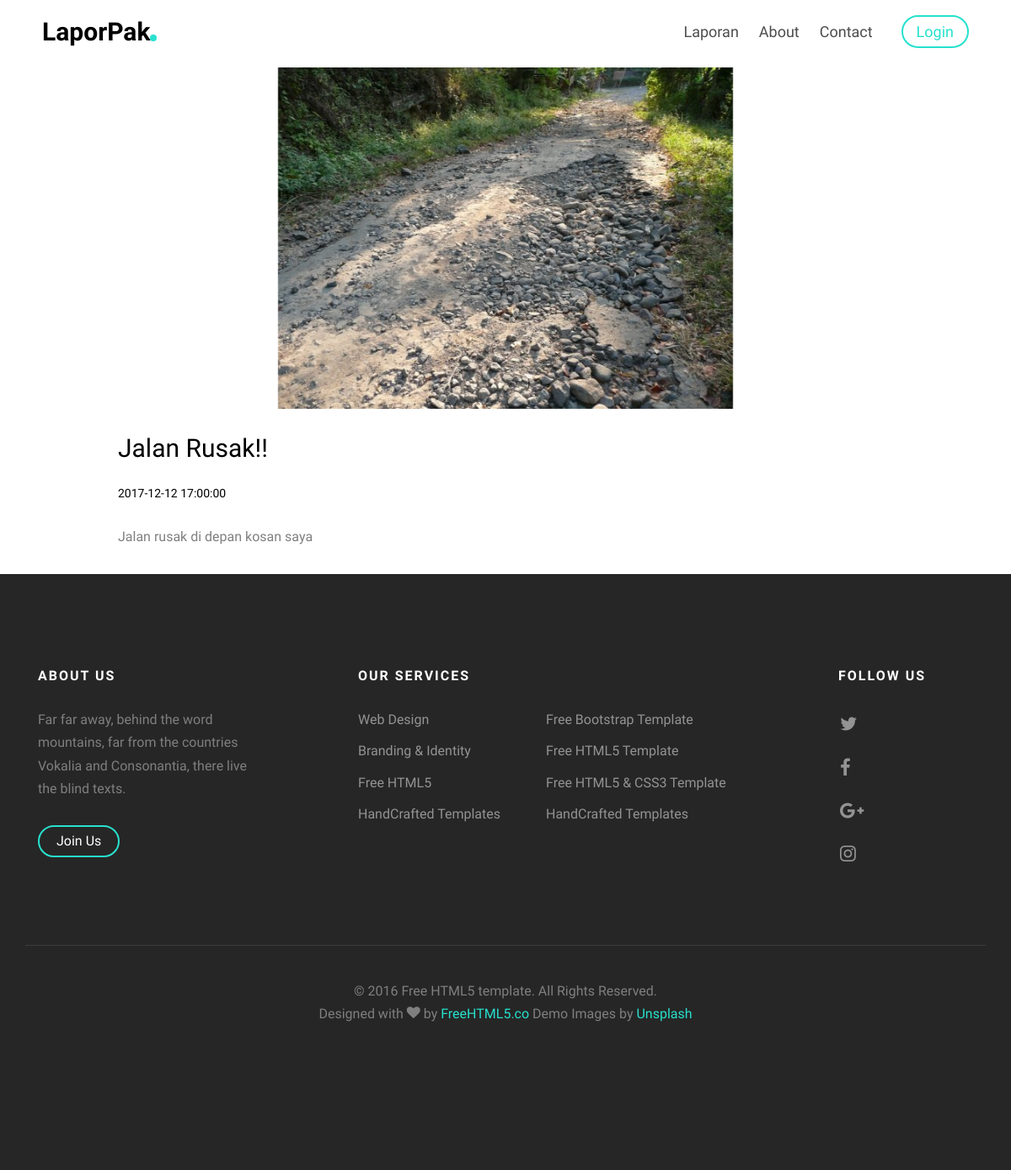
The page /detail/index/2 on the database its author committed.
### tables this page shows
CREATE TABLE IF NOT EXISTS `laporan` (
  `id_laporan` int(11) NOT NULL,
  `no_KTP` bigint(16) NOT NULL,
  `topik` text NOT NULL,
  `laporan` text NOT NULL,
  `tanggal` timestamp NULL DEFAULT NULL,
  `foto` varchar(100) NOT NULL,
  `status` int(11) NOT NULL
);

### application/controllers/detail.php (called while the page is built, shortened)
<?php
class Detail extends CI_Controller {
  function __construct(){
    $this->load->library('session');
    $this->load->model('m_detail');
  }
  public function index(){
        $data['details'] = $this->m_detail->ambil('laporan',$this->uri->segment(3));
        $this->load->view('v_detail',$data);
  }
}

### index.php (called while the page is built, shortened)
<?php
require_once BASEPATH.'core/CodeIgniter.php';

### application/models/m_detail.php (called while the page is built, shortened)
<?php
class M_detail extends CI_Model {
  function ambil($table,$id_laporan){
    $where = array('id_laporan'=>$id_laporan);
    return $this->db->get_where($table,$where)->result();
  }
}

### application/views/v_detail.php (the view, shortened to what this page needs)
<!DOCTYPE html>
 <html class="no-js">
	<head>
	<link rel="stylesheet" href="<?php echo base_url()?>assets/home/css/animate.css">
	<link rel="stylesheet" href="<?php echo base_url()?>assets/home/css/icomoon.css">
	<link rel="stylesheet" href="<?php echo base_url()?>assets/home/css/bootstrap.css">
	<link rel="stylesheet" href="<?php echo base_url()?>assets/home/css/flexslider.css">
	<link rel="stylesheet" href="<?php echo base_url()?>assets/home/css/style.css">
	</head>
	<body>
	<div id="fh5co-page">
	<header id="fh5co-header" role="banner">
		<div class="container">
      <div class="header-inner">
				<h1><a href="<?php echo base_url()?>">LaporPak</a></h1>
				<nav role="navigation">
					<ul>
						<li><a href="<?php echo base_url()?>list_laporan">Laporan</a></li>
						<li><a href="#">About</a></li>
						<li><a href="#">Contact</a></li>
						<?php if($this->session->userdata('status') != "login"){ ?>
						<li class="cta"><a href="<?php echo base_url()?>login">Login</a></li>
						<?php }else{ ?>
						<li><a href="<?php echo base_url()?>profile">Profil</a></li>
						<li class="cta"><a href="<?php echo base_url()?>login/logout">Logout</a></li>
						<?php	} ?>
					</ul>
				</nav>
			</div>
		</div>
	</header>
	<div class="container">
    <?php foreach($details as $data){ ?>
			<div class="col-md-6 col-md-push-3 animate-box">
				<figure>
					<img src="<?php echo base_url().'gambar/'.$data->foto;?>" alt="Free HTML5 Template" class="img-responsive">
				</figure>
			</div>
			<div class="col-md-10 col-md-push-1 animate-box">
				<h2><?php echo $data->topik;?></h2>
        <h5 class="date"><span><?php echo $data->tanggal; ?></span></h5>
				<p><?php echo $data->laporan;?></p>
			</div>
      <?php } ?>
		</div>
	<footer id="fh5co-footer" role="contentinfo">
		<div class="container">
			<div class="col-md-3 col-sm-12 col-sm-push-0 col-xs-12 col-xs-push-0">
				<h3>About Us</h3>
				<p>Far far away, behind the word mountains, far from the countries Vokalia and Consonantia, there live the blind texts. </p>
				<p><a href="#" class="btn btn-primary btn-outline with-arrow btn-sm">Join Us <i class="icon-arrow-right"></i></a></p>
			</div>
			<div class="col-md-6 col-md-push-1 col-sm-12 col-sm-push-0 col-xs-12 col-xs-push-0">
				<h3>Our Services</h3>
				<ul class="float">
					<li><a href="#">Web Design</a></li>
					<li><a href="#">Branding &amp; Identity</a></li>
					<li><a href="#">Free HTML5</a></li>
					<li><a href="#">HandCrafted Templates</a></li>
				</ul>
				<ul class="float">
					<li><a href="#">Free Bootstrap Template</a></li>
					<li><a href="#">Free HTML5 Template</a></li>
					<li><a href="#">Free HTML5 &amp; CSS3 Template</a></li>
					<li><a href="#">HandCrafted Templates</a></li>
				</ul>
			</div>
			<div class="col-md-2 col-md-push-1 col-sm-12 col-sm-push-0 col-xs-12 col-xs-push-0">
				<h3>Follow Us</h3>
				<ul class="fh5co-social">
					<li><a href="#"><i class="icon-twitter"></i></a></li>
					<li><a href="#"><i class="icon-facebook"></i></a></li>
					<li><a href="#"><i class="icon-google-plus"></i></a></li>
					<li><a href="#"><i class="icon-instagram"></i></a></li>
				</ul>
			</div>
			<div class="col-md-12 fh5co-copyright text-center">
				<p>&copy; 2016 Free HTML5 template. All Rights Reserved. <span>Designed with <i class="icon-heart"></i> by <a href="http://freehtml5.co/" target="_blank">FreeHTML5.co</a> Demo Images by <a href="http://unsplash.com/" target="_blank">Unsplash</a></span></p>
			</div>
		</div>
	</footer>
	</div>
	</body>
</html>

### assets/home/css/icomoon.css (style rules this page uses)
[class^="icon-"], [class*=" icon-"] { font-family: 'icomoon' !important; speak: none; font-style: normal; font-weight: normal; font-variant: normal; text-transform: none; line-height: 1; -webkit-font-smoothing: antialiased; -moz-osx-font-smoothing: grayscale; }
.icon-heart:before { content: "\f004"; }
.icon-twitter:before { content: "\f099"; }
.icon-facebook:before { content: "\f09a"; }
.icon-google-plus:before { content: "\f0d5"; }
.icon-instagram:before { content: "\f16d"; }

### rows shown on the page
laporan: foto (picture), topik "Jalan Rusak!!", tanggal "2017-12-12 17:00:00", laporan "Jalan rusak di depan kosan saya"
